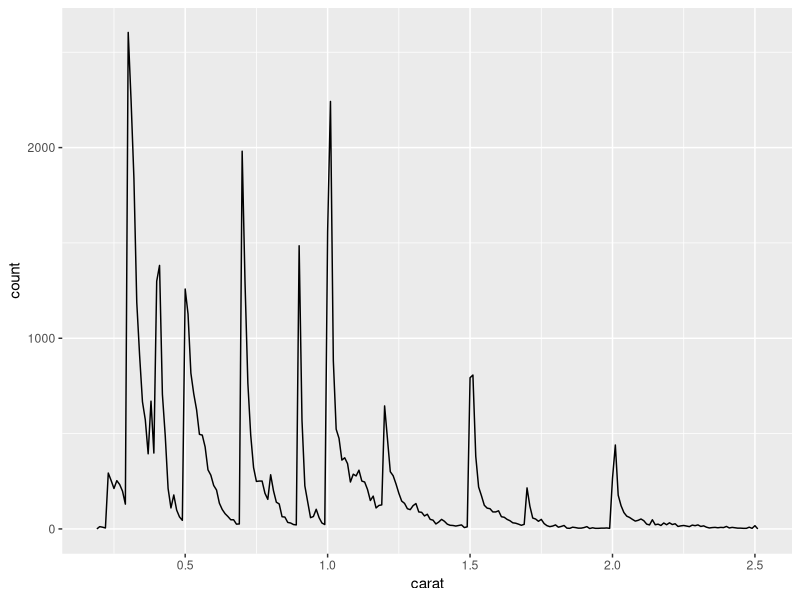
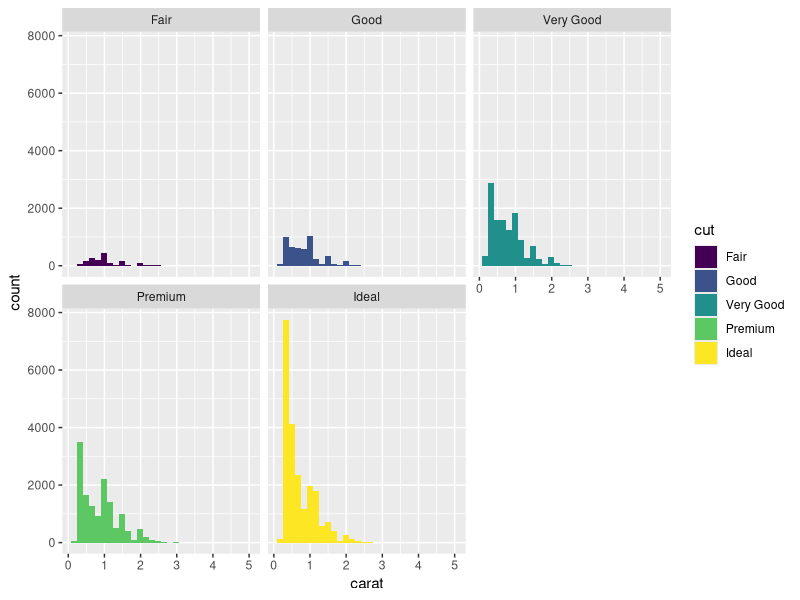
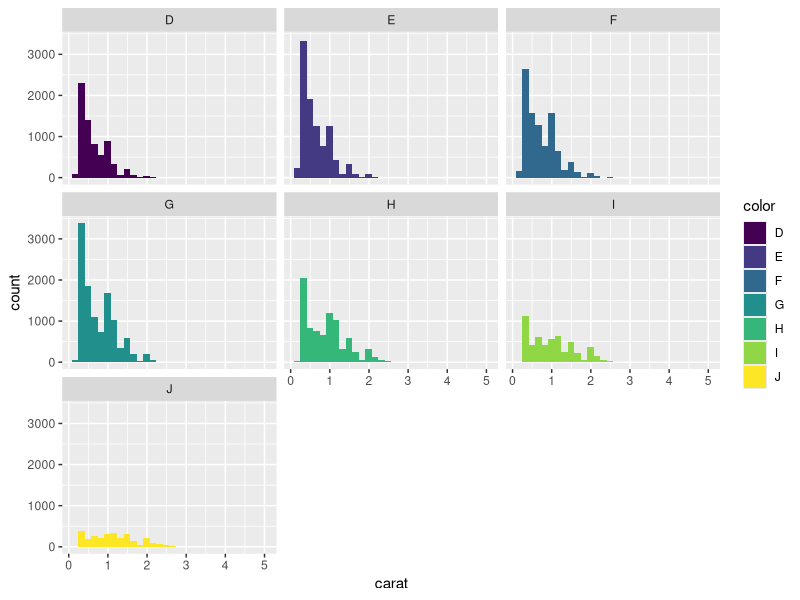
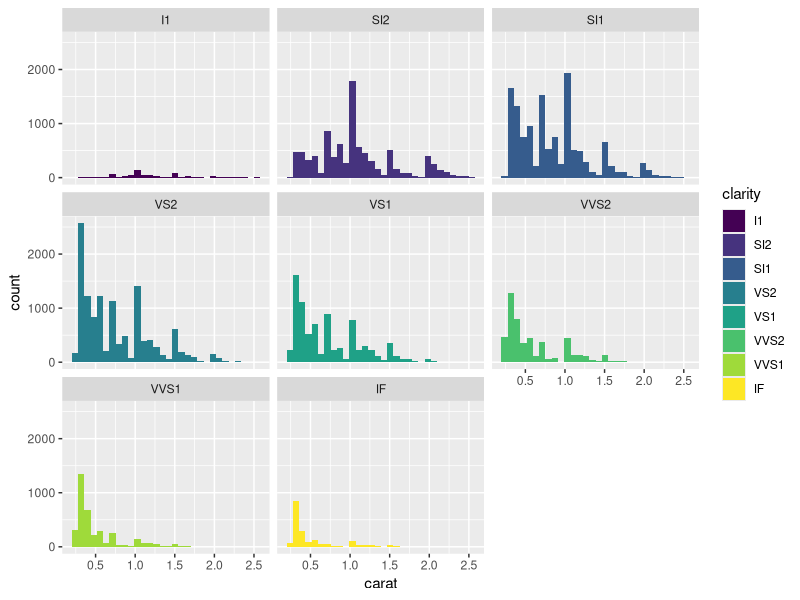

Source code (R) for these figures, in order: (Note: this script raises an error after producing the figures.)
## ---- chunk 1
library(ggplot2)
library(dplyr)

smaller <- diamonds %>% 
  filter(carat <= 2.5)
## ---- chunk 2
smaller %>% 
  ggplot(aes(carat)) + 
  geom_freqpoly(binwidth = 0.01)
## ---- chunk 3
diamonds %>% ggplot(aes(x =carat))+
  geom_histogram(aes(group = cut, fill = cut)) +
  facet_wrap(~ cut)

## ---- chunk 4
diamonds %>% ggplot(aes(x = carat))+
  geom_histogram(aes(group = color, fill = color)) +
  facet_wrap(~ color)

## ---- chunk 5
smaller %>% ggplot(aes(x =carat))+
  geom_histogram(aes(group = clarity, fill = clarity)) +
  facet_wrap(~ clarity)
## ---- chunk 6
#12.2.1 Exercises
#Compute the rate for table2, and table4a + table4b. You will need to perform four operations:
#Extract the number of TB cases per country per year.
table2 %>% 
  pivot_wider(names_from = type, 
              values_from = count) %>% 
  select(!population) 
#Extract the matching population per country per year.
table2 %>% 
  pivot_wider(names_from = type, 
              values_from = count) %>% 
  select(!cases)
#Divide cases by population, and multiply by 10000.
table2 %>% 
  pivot_wider(names_from = type, 
              values_from = count) %>% 
  mutate(prop = ( cases / population)*10000 )
#Store back in the appropriate place.
#Which representation is easiest to work with? Which is hardest? Why?
#the one widened is much easier to work with to calculated prop
## ---- chunk 7
#12.3.3 Exercises
stocks <- tibble(
  year   = c(2015, 2015, 2016, 2016),
  half  = c(   1,    2,     1,    2),
  return = c(1.88, 0.59, 0.92, 0.17)
)
stocks %>% 
  pivot_wider(names_from = year, values_from = return) %>% 
  pivot_longer(`2015`:`2016`, names_to = "year", values_to = "return")

people <- tribble(
  ~name,             ~names,  ~values,
  #-----------------|--------|------
  "Phillip Woods",   "age",       45,
  "Phillip Woods",   "height",   186,
  "Phillip Woods",   "age",       50,
  "Jessica Cordero", "age",       37,
  "Jessica Cordero", "height",   156
)

#3.What would happen if you widen this table? Why? How could you add a new column to uniquely identify each value?
people %>%
    group_by(name, names) %>% 
    mutate( key = row_number()) %>% 
    pivot_wider(names_from = names, values_from = values)

